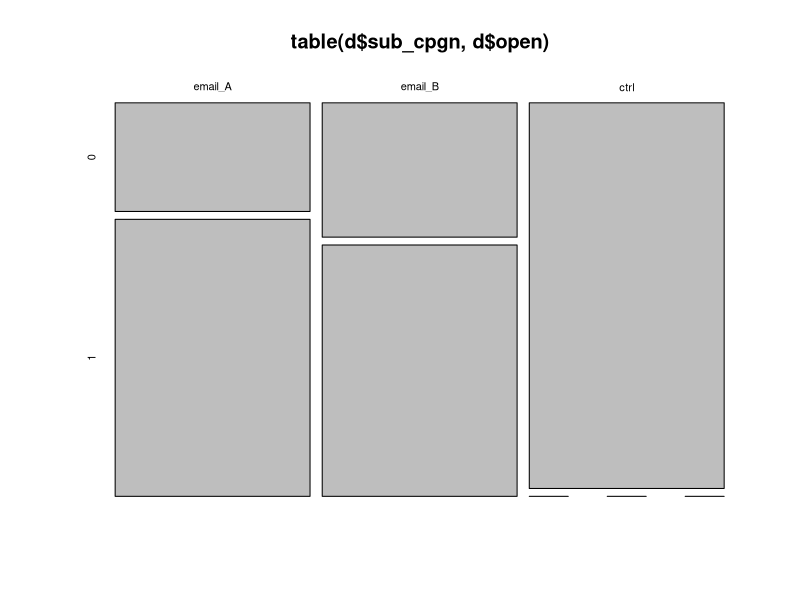
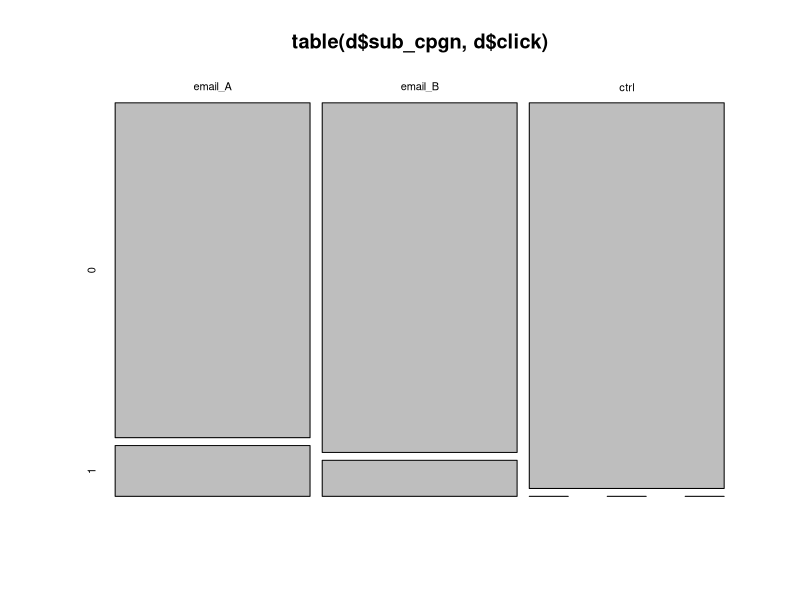
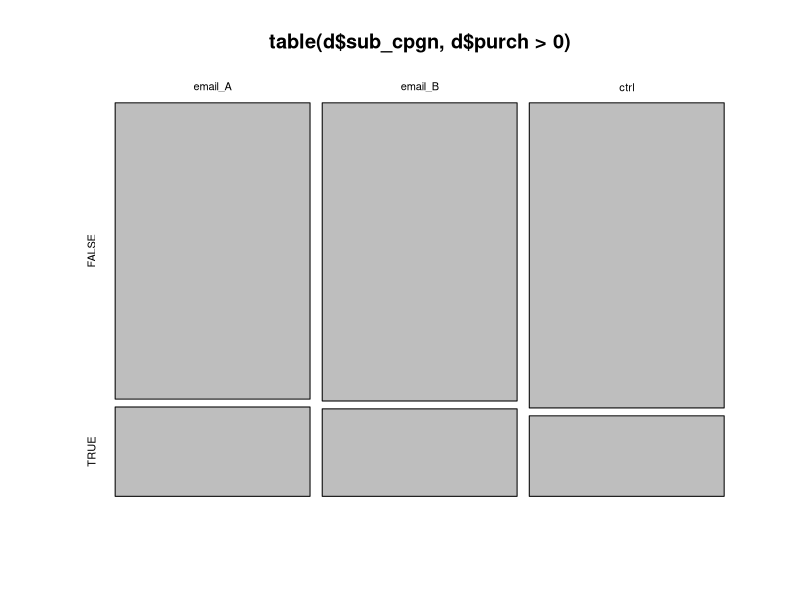
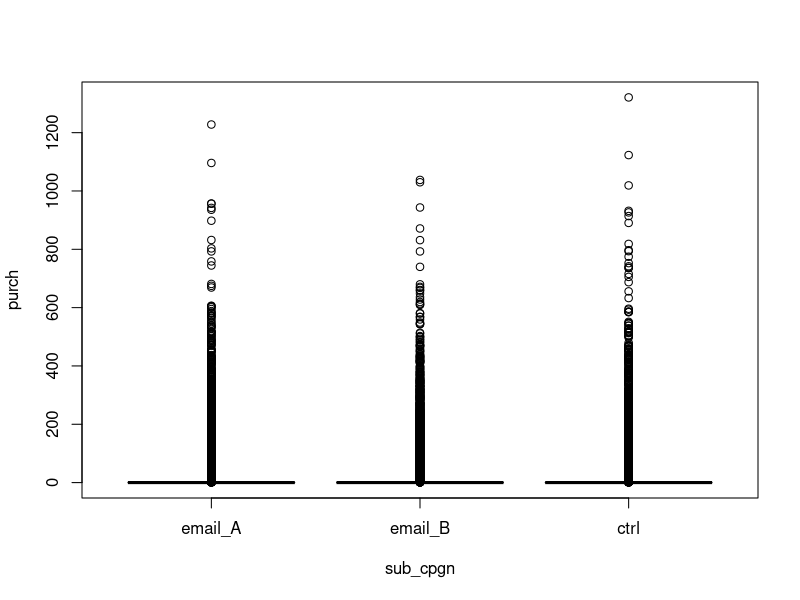

These figures' R source, in order: (Note: this script raises an error after producing the figures.)
# Data generation for A/B Testing Workshop
# Elea McDonnell Feit
# 7 June 2019

# Generates synthetic data for a hypothetical online wine retailer. 

set.seed(89109) 

N <- 123988 # number of users in the test

d <- data.frame(user_id = 1000001:(1000000 + N), 
                cpgn_id = "1901Email")

# baseline covariates -----
# past purchases (by category)
library(MASS)
Sigma <- matrix(c(1, 0.3, -0.4, -0.4, 
                  0.3, 1, -0.3, -0.3, 
                  -0.4, -0.3, 1, 0.2, 
                  -0.4, -0.3, 0.2, 1), nrow=4)
t <- exp(mvrnorm(N, mu=c(5, 5, 4, 3.5), Sigma=Sigma))
t <- t*sample(c(0,1), size=N*4, replace=TRUE, prob=c(0.7,0.3))
t[t<10] <- 0
t <- round(t, digits=2)
d$chard <- t[,1]
d$sav_blanc <- t[,2]
d$syrah <- t[,3]
d$cab <- t[,4]
d$past_purch <- d$chard + d$sav_blanc + d$syrah + d$cab
# last purchase date
d$last_purch = round(rexp(N, rate = 1/90))
# website visits
d$visits = rpois(N, 5 + d$past_purch/200)
d$visits[d$visits < 0] <- 0
d$visits[d$visits == 0 & d$past_purch > 0] <- 1 # at least one visit for purchasers


# RANDOMIZED treatment assignment -----
# simple random assignment (N known in advance)
# d$sub_cpgn <- sample(c("email_A", "email_B", "ctrl"), size=N, 
#                      replace=TRUE, prob=rep(1/3, 3))
# complete random assignment (N not known in advance)
d$sub_cpgn <- NA
rand <- sample(1:N, size=N)
d$sub_cpgn[rand][1:round(N/3)] <- "email_A"
d$sub_cpgn[rand][1:round(N/3) + round(N/3)] <- "email_B"
d$sub_cpgn[is.na(d$sub_cpgn)] <- "ctrl"
d$sub_cpgn <- factor(d$sub_cpgn, c("email_A", "email_B", "ctrl"))

# test outcomes -----
p <-  1/(1+exp(-1 - d$past_purch/100 + d$last_purch/60 - 0.5*(d$sub_cpgn=="email_A")))
d$open <- (runif(N) < p) * 1
d$open[d$sub_cpgn == "ctrl"] <- 0
p <- 1/(1+exp(2 - 0.5*(d$sub_cpgn=="email_A") - 0.5*(d$syrah >0)*(d$sub_cpgn=="email_B")))
d$click <- (runif(N) < p) * 1
d$click[!(d$open==1)] <- 0
p <-  1/(1+exp(1 - d$past_purch/300 + d$last_purch/60 - 1*(d$click==1)))
d$purch <- round(exp(rnorm(N, mean=3.6, sd=1)) * (runif(N) < p), 2)

# inspect and write out -----
summary(d)
summary(d$open >= d$click)
summary(d$past_purch>0 & d$visits==0)
mosaicplot(table(d$sub_cpgn, d$open))
prop.test(table(d$sub_cpgn, d$open))
mosaicplot(table(d$sub_cpgn, d$click))
prop.test(table(d$sub_cpgn, d$click))
mosaicplot(table(d$sub_cpgn, d$purch>0))
prop.test(table(d$sub_cpgn, d$purch==0))
plot(purch ~ sub_cpgn, data=d)

d <- d[,c(1:2, 10:13, 3:9)]
write.csv(d, file="~/repos/ab_test/code/test_data.csv", row.names = FALSE)
